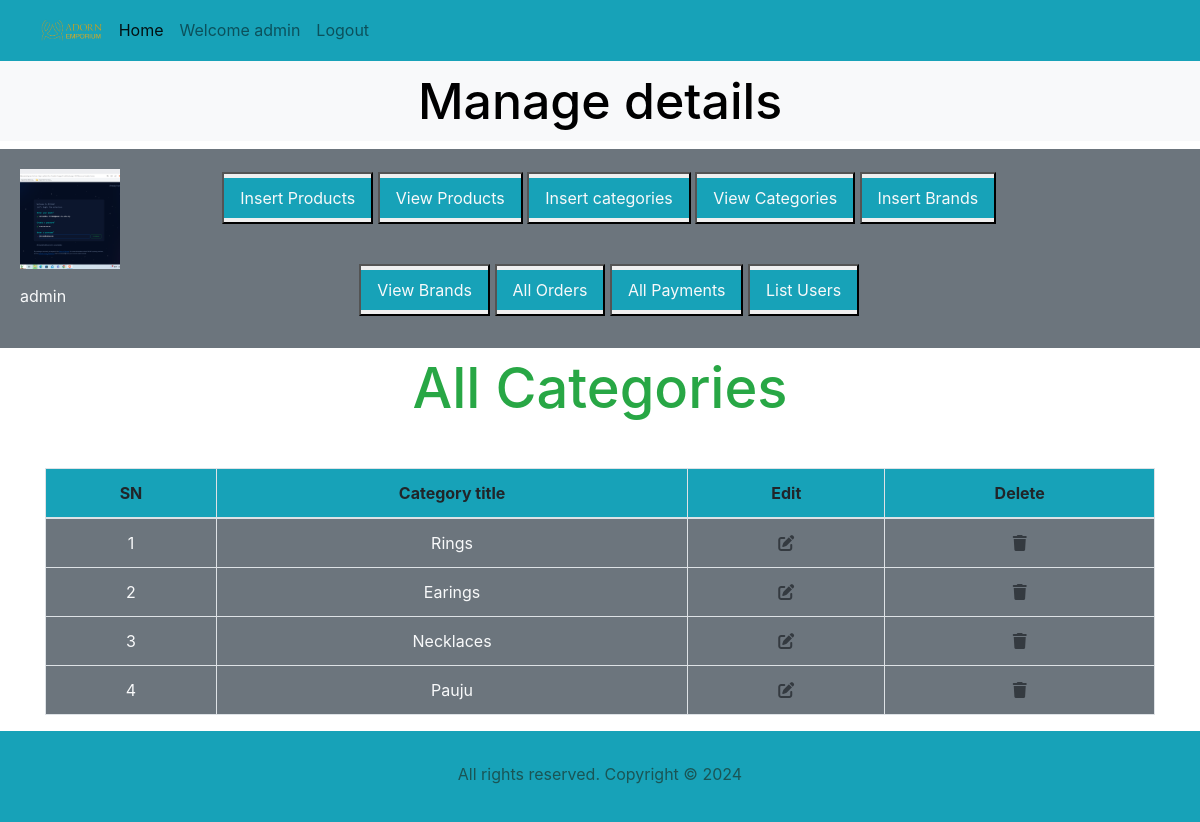
The app's page /admin_area/index.php?view_categories (signed in) with its own data.
### tables this page shows
CREATE TABLE `admin_table` (
  `admin_id` int(11) NOT NULL,
  `admin_username` varchar(255) NOT NULL,
  `admin_email` varchar(255) NOT NULL,
  `admin_password` varchar(255) NOT NULL,
  `admin_contact` varchar(255) NOT NULL,
  `admin_image` varchar(255) NOT NULL
);

CREATE TABLE `categories` (
  `category_id` int(11) NOT NULL,
  `category_title` varchar(50) NOT NULL
);

### admin_area/view_categories.php (the view)
<h1 class="text-center text-success">All Categories</h1>
<table class="table table-bordered mt-5">
    <thead class="bg-info">
        <tr class="text-center">
                <th>SN</th>
                <th>Category title</th>
                <th>Edit</th>
                <th>Delete</th>
        </tr>
    </thead>
    <tbody class="bg-secondary text-light">
    <?php
        $select_cat="select * from `categories`";
        $result=mysqli_query($conn,$select_cat);
        $number=0;
        while($row=mysqli_fetch_assoc($result)){
            $category_id=$row['category_id'];
            $category_title=$row['category_title'];
            $number++;
?>
        <tr class="text-center">
            <td><?php echo $number; ?></td>
            <td><?php echo $category_title; ?></td>
            <td><a href='index.php?edit_category=<?php echo  $category_id ?>' class="text-dark"><i class="fa-solid fa-pen-to-square"></i></a></td>
            <td><a href='index.php?remove_category=<?php echo $category_id ?>'class='text-dark'><i class='fa-solid fa-trash'></i></a></td>
        </tr>
        <?php
         }
         ?>
    </tbody>
</table>

### admin_area/index.php (shortened to what this page needs)
<?php
@include('../functions_folder/common_function.php');
?>
<!DOCTYPE html>
<html lang="en">
<head>
    <link rel="stylesheet" href="https://maxcdn.bootstrapcdn.com/bootstrap/4.5.2/css/bootstrap.min.css">
    <link rel="stylesheet" href="https://cdnjs.cloudflare.com/ajax/libs/font-awesome/6.6.0/css/all.min.css" />
    <link rel="stylesheet" href="../index.css"/>
</head>
<body>
   <div class="container-fluid p-0">
        <nav class="navbar navbar-expand-lg navbar-light bg-info">
            <div class="container-fluid">
                <img src="../images/logo.png" alt="" class="logo">
                <div class="collapse navbar-collapse" id="navbarSupportedContent">
                    <ul class="navbar-nav me-auto mb-2 mb-lg-0">
                        <li class="nav-item">
                            <a class="nav-link active" aria-current="page" href="index.php">Home</a>
                        </li>
                        <?php
                            if(isset($_SESSION['admin_username'])){
                                echo "<li class='nav-item'>
                                    <a class='nav-link' href='#' name=''>Welcome ".$_SESSION['admin_username']."</a>
                                </li> ";
                                echo "<li class='nav-item'>
                                    <a class='nav-link' href='admin_logout.php' name=''>Logout</a>
                                </li> ";
                            }else{
                                echo "<script>window.open('admin_login.php','_self')</script>";
                            }
                        ?>
                    </ul>
                </div>
            </div>
        </nav>
        <div class="bg-light">
            <h3 class="text-center p-2">Manage details</h3>
        </div>
        <div class="row ">
            <div class="col-md-12 bg-secondary p-1 d-flex align-items-center">
                <div class="p-3">
                <div class="col-md-3">
                    <ul class="navbar-nav bg-secondary text-center text-light" >
                        <?php
                            if (isset($_SESSION['admin_username'])) {
                                $admin_username = $_SESSION['admin_username'];
                                $query = "SELECT * FROM `admin_table` WHERE admin_username = '$admin_username'";
                                $result = mysqli_query($conn, $query);
                                if ($result) {
                                    $row = mysqli_fetch_array($result);
                                    $admin_image = $row['admin_image'];
                                    echo "
                                    <li class='nav-item'>
                                        <img src='./admin_images/$admin_image' class='profile p-0 ' alt='Admin Profile' style='width: 100px; height: 100px; object-fit: cover;' />
                                    </li>";
                                    echo "<p class='text-light text-center'>" . htmlspecialchars($admin_username) . "</p>";
                                }
                            }
                        ?>
                    </ul>
                </div>
                </div>
                <div class="col-md-9">
                <div class="button text-center">
                    <button class="my-3"><a href="insert_product.php?insert_product" class="nav-link text-light bg-info my-1">Insert Products</a></button>
                    <button class="mb-4"><a href="index.php?view_products" class="nav-link text-light bg-info my-1">View Products</a></button>
                    <button class="my-3"><a href="index.php?insert_category" class="nav-link text-light bg-info my-1">Insert categories</a></button>
                    <button class="my-3"><a href="index.php?view_categories" class="nav-link text-light bg-info my-1">View Categories</a></button>
                    <button class="my-3"><a href="index.php?insert_brand" class="nav-link text-light bg-info my-1">Insert Brands</a></button>
                    <button class="my-3"><a href="index.php?view_brands" class="nav-link text-light bg-info my-1">View Brands</a></button>
                    <button><a href="index.php?list_orders" class="nav-link text-light bg-info my-1">All Orders</a></button>
                    <button><a href="index.php?list_payments" class="nav-link text-light bg-info my-1">All Payments</a></button>
                    <button class="mb-4"><a href="index.php?list_users" class="nav-link text-light bg-info my-1">List Users</a></button>
                </div>
                </div>
            </div>
        </div>
        <div class="container my-2">
            <?php
                if(isset($_GET['view_categories'])){
                    include('view_categories.php');
                }
            ?>
        </div>
        <?php include("../include/footer.php") ?>
    </div>
</body>
</html>

### index.css (style rules this page uses)
* { margin: 0; padding: 0; box-sizing: border-box; }
h1 { font-size:56px; line-height: 64px; color: black; }
h3 { font-size:50px; line-height: 64px; color: black; }
p { font-size:16px; color: rgb(26, 85, 85); margin: 15px 0 20px 0; }
.logo { width: 7%; height: 7%; }
.profile { width: 90%; height: 30%; margin: auto; display: block; object-fit: contain; }

### records on screen
admin_table: admin_image (picture)
categories: category_title "Rings"
categories: category_title "Earings"
categories: category_title "Necklaces"
categories: category_title "Pauju"

### other values on screen
$_SESSION['admin_username'] "admin"
$admin_username "admin"
